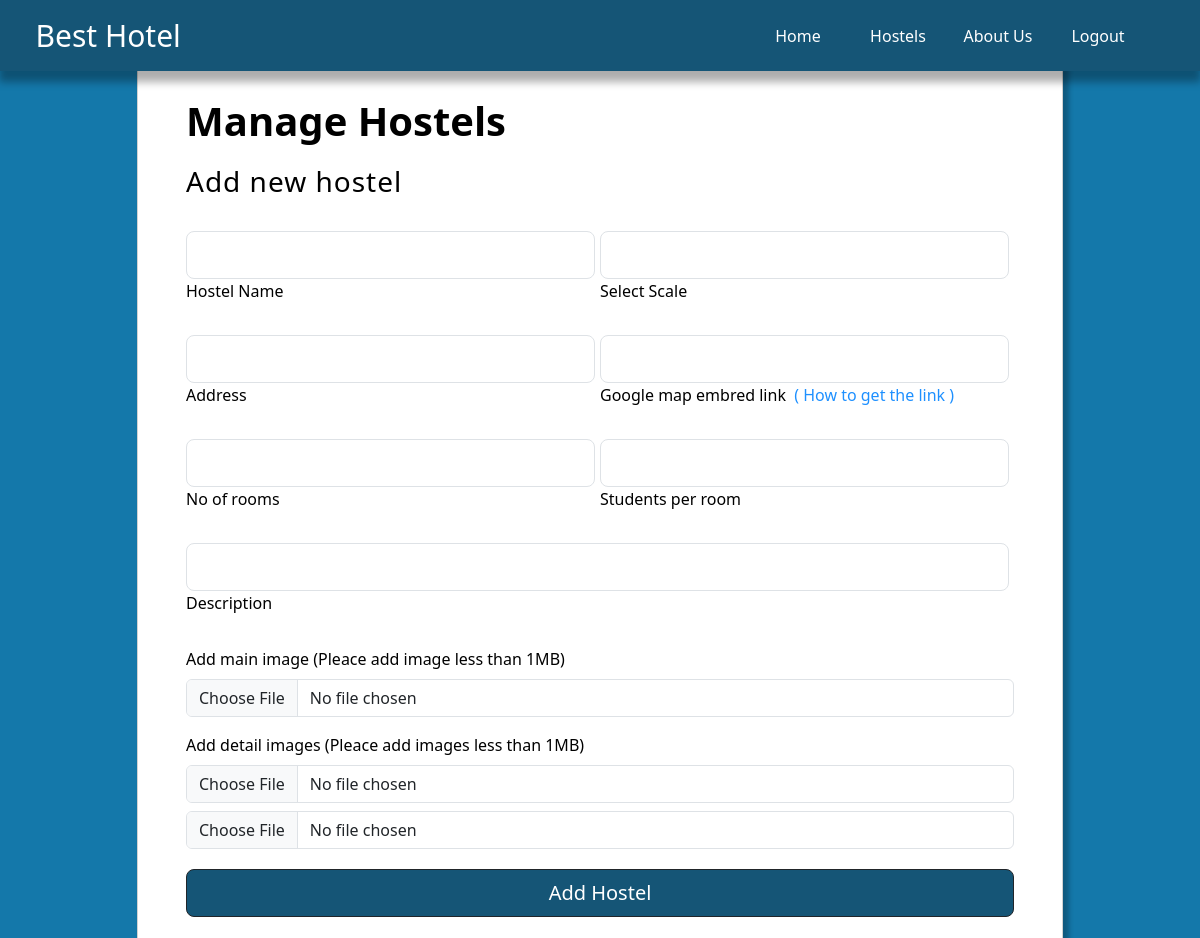
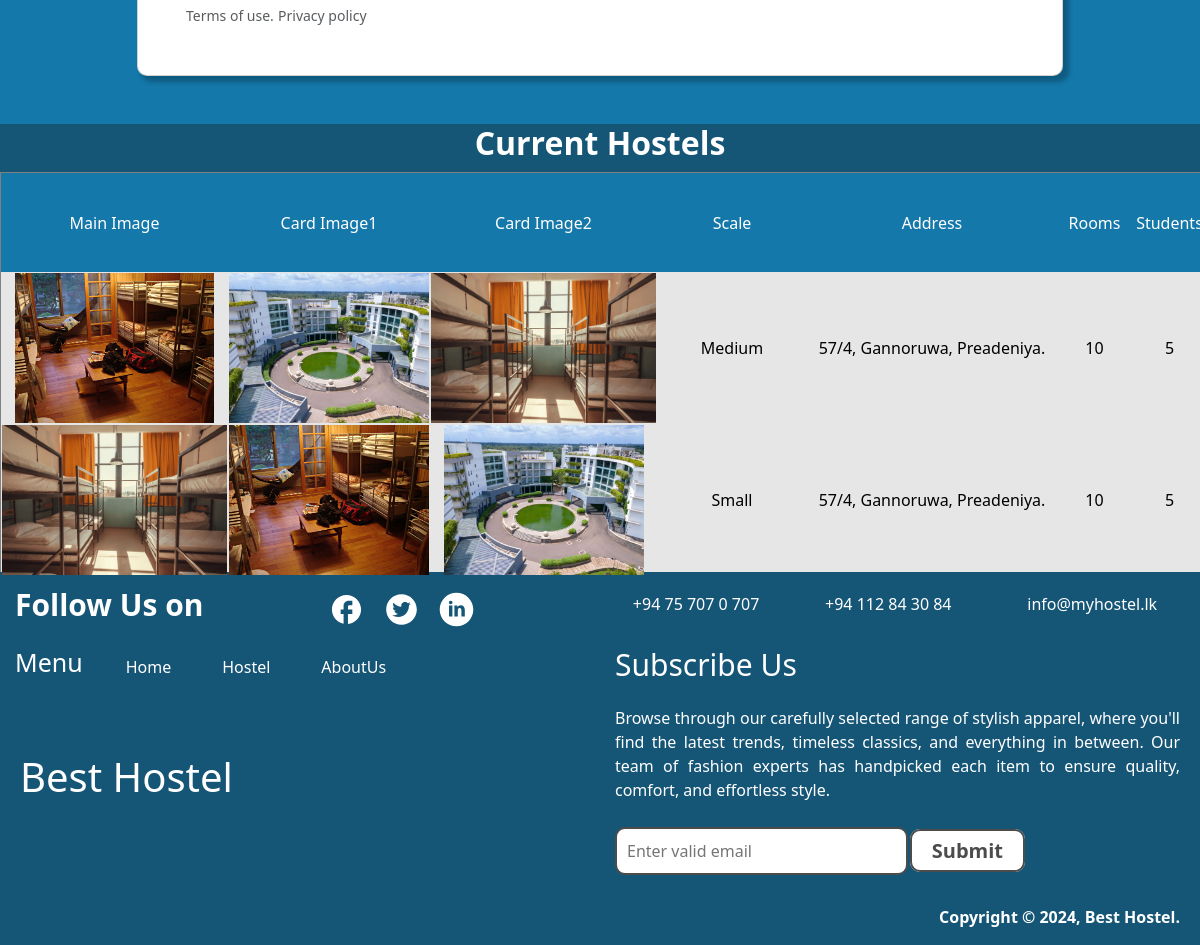
Screenshot of /admin/ownerAdmin.php (signed in) with the database file from the repository (2 pictures, top to bottom).
### tables this page shows
CREATE TABLE `hostels` (
  `hostelId` int(64) NOT NULL,
  `ownerEmail` varchar(64) NOT NULL,
  `hostelName` varchar(64) NOT NULL,
  `scale` varchar(24) NOT NULL,
  `address` varchar(128) NOT NULL,
  `gMapLink` text NOT NULL,
  `roomCount` int(24) NOT NULL,
  `studentsPerRoom` int(24) NOT NULL,
  `description` text NOT NULL,
  `mainImagePath` text NOT NULL,
  `cardImagePath1` text NOT NULL,
  `cardImagePath2` text NOT NULL
);

### admin/ownerAdmin.php (the view, shortened to what this page needs)
<?php
include_once "headerAdmin.php";
include_once "../includes/dbh.inc.php";
$ownerEmail = $_SESSION["adminEmail"];
$select = mysqli_query($conn, "SELECT * FROM hostels WHERE ownerEmail = '$ownerEmail' ORDER BY hostelId DESC;");
?>
<link rel="stylesheet" href="ownerAdmin.css">
<section class="vh-100 section1">
    <div class="container py-5 h-100 mainContainer">
        <div class="row d-flex justify-content-center align-items-center h-100">
            <div class="col col-xl-10">
                <div class="card" style="border-radius: 1rem;">
                    <div class="col-md-6 col-lg-7 d-flex align-items-center outterContainer">
                        <div class="card-body p-4 p-lg-5 text-black">
                            <div class="d-flex align-items-center mb-3 pb-1">
                                <span class="h1 fw-bold mb-0">Manage Hostels</span>
                            </div>
                            <h3 class="fw-normal mb-3 pb-3" style="letter-spacing: 1px;">Add new hostel</h3>
                            <form method="POST" enctype="multipart/form-data">
                                <div class="inputContainer">
                                    <div class="inputContainerSection">
                                        <div class="form-outline mb-4 signUpInput">
                                            <input type="text" id="form2Example17" class="form-control form-control-lg" name="hostelName" required />
                                            <label class="form-label" for="form2Example17">Hostel Name</label>
                                        </div>
                                        <div class="form-group signUpInput">
                                            <select class="form-control form-control-lg" id="exampleFormControlSelect1" name="scale" required>
                                                <option value=""></option>
                                                <option value="Small">Small</option>
                                            </select>
                                            <label for="exampleFormControlSelect1">Select Scale</label>
                                        </div>
                                    </div>
                                </div>
                                <div class="inputContainer">
                                    <div class="inputContainerSection">
                                        <div class="form-outline mb-4 signUpInput">
                                            <input type="text" id="form2Example17" class="form-control form-control-lg" name="address" required />
                                            <label class="form-label" for="form2Example17">Address</label>
                                        </div>
                                        <div class="form-outline mb-4 signUpInput">
                                            <input type="text" id="form2Example27" class="form-control form-control-lg" name="gMapLink" required />
                                            <label class="form-label" for="form2Example27">Google map embred link </label>&nbsp <a onclick="howTo()" style="cursor: pointer; color: #1e90ff;">( How to get the link )</a>
                                        </div>
                                    </div>
                                    <div class="inputContainer">
                                        <div class="inputContainerSection">
                                            <div class="form-outline mb-4 signUpInput">
                                                <input type="text" id="form2Example17" class="form-control form-control-lg" name="roomsCount" required />
                                                <label class="form-label" for="form2Example17">No of rooms</label>
                                            </div>
                                            <div class="form-outline mb-4 signUpInput">
                                                <input type="text" id="form2Example27" class="form-control form-control-lg" name="studentsPerRoom" required />
                                                <label class="form-label" for="form2Example27">Students per room</label>
                                            </div>
                                        </div>
                                    </div>
                                    <div class="inputContainer">
                                        <div class="inputContainerSection">
                                            <div class="form-outline mb-4 signUpInput">
                                                <input type="text" id="form2Example17" class="form-control form-control-lg" name="description" required />
                                                <label class="form-label" for="form2Example17">Description</label>
                                            </div>
                                        </div>
                                    </div>
                                    <div class="mb-3">
                                        <label for="formFile" class="form-label">Add main image (Pleace add image less than 1MB)</label>
                                        <input class="mb-2 form-control" type="file" id="formFile" name="mainImage" required>
                                    </div>
                                    <div class="mb-3">
                                        <label for="formFile" class="form-label">Add detail images (Pleace add images less than 1MB)</label>
                                        <input class="mb-2 form-control" type="file" id="formFile" name="cardImage1" required>
                                        <input class="mb-2 form-control" type="file" id="formFile" name="cardImage2" required>
                                    </div>
                                    <div class="pt-1 mb-4">
                                        <button class="btn btn-dark btn-lg btn-block" style="width: 100% !important; background-color: #155576;" type="submit" name="submit">Add Hostel</button>
                                    </div>
                            </form>
                            <div class="termsSection">
                                <a href="#!" class="small text-muted ">Terms of use.</a>
                                <a href="#!" class="small text-muted">Privacy policy</a>
                            </div>
                        </div>
                    </div>
                </div>
            </div>
        </div>
    </div>
</section>
<center>
    <h2 style="color: white; background-color: #155576; margin-bottom: -10px; padding-bottom: 20px;"><b>Current Hostels</b></h2>
</center>
<section class="section2">
    <table class="section2Table" border="1">
        <tr style="height: 100px; background-color: #1478aa;">
            <th style="min-width: 150px;">Main Image</th>
            <th style="min-width: 150px;">Card Image1</th>
            <th style="min-width: 150px;">Card Image2</th>
            <th style="min-width: 150px;">Scale</th>
            <th style="min-width: 250px;">Address</th>
            <th style="min-width: 75px;">Rooms</th>
            <th style="min-width: 75px;">Students</th>
        </tr>
        <?php while ($row = mysqli_fetch_assoc($select)) {
        ?>
            <tr class="dataRows">
                <td class="product-image">
                    <img src="../assets/uploaded/main/<?php echo $row['mainImagePath']; ?>" class="image-front productImg-link" style="height: 150px;">
                </td>
                <td class="product-image"><img src="../assets/uploaded/card1/<?php echo $row['cardImagePath1']; ?>" class="image-front productImg-link"></td>
                <td class="product-image"><img src="../assets/uploaded/card2/<?php echo $row['cardImagePath2']; ?>" class="image-front productImg-link"></td>
                <td class="product-des"><?php echo $row['scale']; ?></td>
                <td class="product-des"><?php echo $row['address']; ?></td>
                <td class="product-des"><?php echo $row['roomCount']; ?></td>
                <td class="product-des"><?php echo $row['studentsPerRoom']; ?></td>
            </tr>
        <?php } ?>
    </table>
</section>
<?php
include_once "footerAdmin.php";
?>

### admin/headerAdmin.css (style rules this page uses)
a { text-decoration: none; }

### admin/ownerAdmin.css (style rules this page uses)
html, body { margin: 0; background-color: #155576; }
.section1 { background-color: #1478aa; height: 100% !important; width: 100%; }
.card { border-radius: 10px !important; box-shadow: 5px 5px 5px 1px #00000040; }
.signUpInput { width: 100%; margin-right: 5px; }
.outterContainer { width: 100%; }
.inputContainerSection { display: flex; }
.section2 { background-color: #155576; height: 100% !important; width: 100%; overflow-x: auto !important; }
.section2Table { background-color: #1478aa !important; width: 90% !important; text-align: center; color: rgb(255, 255, 255) !important; border-collapse: collapse; border-spacing: 0; }
.dataRows { background-color: #e6e6e6; text-align: center; color: black; }
.image-front { height: 150px; display: block; margin-left: auto; margin-right: auto; }

### admin/footerAdmin.css (style rules this page uses)
* { margin: 0; font-weight: 500; }

### rows the page displays
hostels: mainImagePath (picture), cardImagePath1 (picture), cardImagePath2 (picture), scale "Medium", address "57/4, Gannoruwa, Preadeniya.", roomCount "10", studentsPerRoom "5"
hostels: mainImagePath (picture), cardImagePath1 (picture), cardImagePath2 (picture), scale "Small", address "57/4, Gannoruwa, Preadeniya.", roomCount "10", studentsPerRoom "5"
